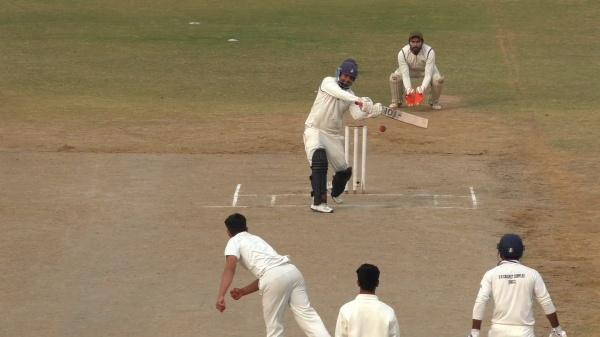
#> input picture dataset/images/000016.jpg, 600 x 337 px
$ python -i inference_deeplab_tflite.py   (imports and definitions only)
#> lines starting #> are read from the running program, lines starting #| are printed output that depends on the picture
#> further down, picture is the input picture: shape (337, 600, 3); mean B, G, R 97.2, 126.9, 144.9
# /**
#  * @file inference_deeplab_tflite.py
#  * @author Samay Pashine
#  * @updated Samay Pashine
#  * @brief Code to track the ball in the frames on video using tflite model.
#  * @version 3.5
#  * @date 2023-10-26
#  * @copyright Copyright (c) 2023
#  */

# Importing necessary libraries.
import os
import cv2
import time
import random
import logging
import argparse
import numpy as np
from glob import glob
import tensorflow as tf
from tensorflow import keras
from datetime import datetime
import matplotlib.pyplot as plt
from tensorflow.keras import layers

# Function to detect and filter stumps contour, and project the line between them.
def stumps_projection(img, AREA_THRESH = 250, color=(255, 0, 0)):
    # Processing the image to detect contours.
#> called with AREA_THRESH = 250, color = (255, 0, 0)
    gray = cv2.cvtColor(img, cv2.COLOR_BGR2GRAY)
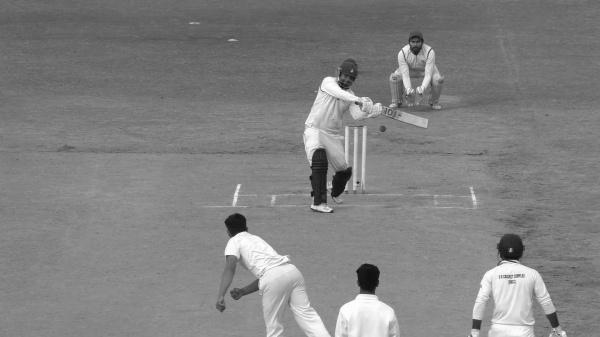
#> gray: shape (337, 600); min 8, max 255, mean 128.9
    thresh = cv2.threshold(gray, 0, 255, cv2.THRESH_BINARY)[1]
#> thresh: shape (337, 600); every value is 255
    contours, hierarchy = cv2.findContours(thresh, cv2.RETR_EXTERNAL, cv2.CHAIN_APPROX_SIMPLE)
#> contours = [[[0, 0], [0, 336], [599, 336], [599, 0]]]

    # Draw a bounding box around each contour
    llist = list()
    for contour in contours:
        x, y, w, h = cv2.boundingRect(contour)
        if w * h > AREA_THRESH:
            llist.append((x, y, w, h))
            if len(llist) == 2:
                cv2.line(img, (llist[0][0], llist[0][1] + llist[0][3]), (llist[1][0], llist[1][1] + llist[1][3]), color=(255, 0, 0), thickness=1)
                cv2.line(img, (llist[0][0] + llist[0][2], llist[0][1] + llist[0][3]), (llist[1][0] + llist[1][2], llist[1][1] + llist[1][3]), color=(255, 0, 0), thickness=1)

                points = np.array([(llist[1][0], llist[1][1] + llist[1][3]),
                                   (llist[0][0], llist[0][1] + llist[0][3]),
                                   (llist[0][0] + llist[0][2], llist[0][1] + llist[0][3]),
                                   (llist[1][0] + llist[1][2], llist[1][1] + llist[1][3])], dtype=np.int32)
                cv2.fillPoly(img, [points], color, lineType=4)
                break
#> this loop made 1 pass
#> (contour, x, y, w, h) on pass 1: ([[0, 0], [0, 336], [599, 336], [599, 0]], 0, 0, 600, 337)
#> after the loop, llist = [(0, 0, 600, 337)]
    return img


# [128 lines not run here, left out]

>>> import cv2
>>> picture = cv2.imread('dataset/images/000016.jpg')
>>> result = stumps_projection(picture)

$ run again, on dataset/images/000030.jpg
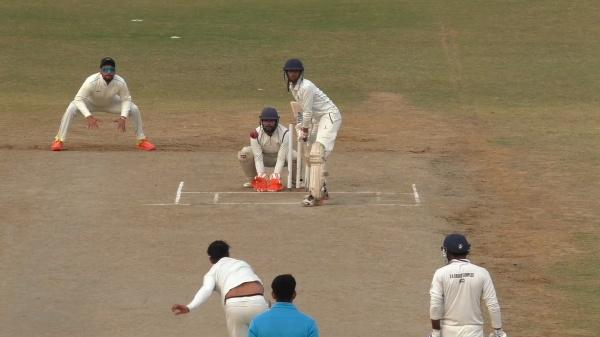
#> input picture dataset/images/000030.jpg, 600 x 337 px
#> picture is the input picture: shape (337, 600, 3); mean B, G, R 97.1, 125, 141.1
#> in stumps_projection, `gray = cv2.cvtColor(img, cv2.COLOR_BGR2GRAY)`:
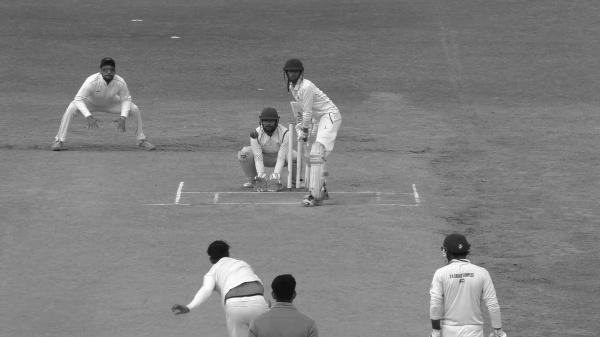
#> gray: shape (337, 600); min 8, max 255, mean 126.6
#> thresh: shape (337, 600); every value is 255
#> contours = [[[0, 0], [0, 336], [599, 336], [599, 0]]]
#> the loop in stumps_projection, `for contour in contours:` made 1 pass
#> (contour, x, y, w, h) on pass 1: ([[0, 0], [0, 336], [599, 336], [599, 0]], 0, 0, 600, 337)
#> after the loop in stumps_projection, `for contour in contours:`: llist = [(0, 0, 600, 337)]

$ run again, on dataset/images/000082.jpg
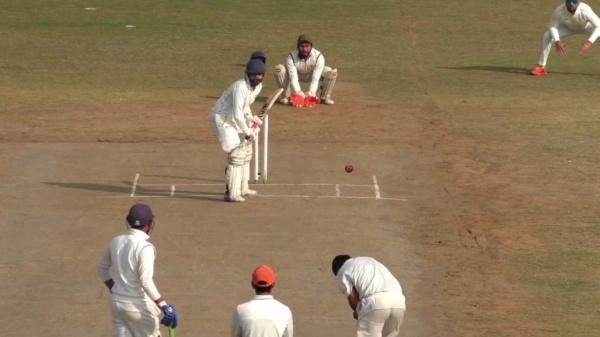
#> input picture dataset/images/000082.jpg, 600 x 337 px
#> picture is the input picture: shape (337, 600, 3); mean B, G, R 90.1, 119.9, 142.2
#> in stumps_projection, `gray = cv2.cvtColor(img, cv2.COLOR_BGR2GRAY)`:
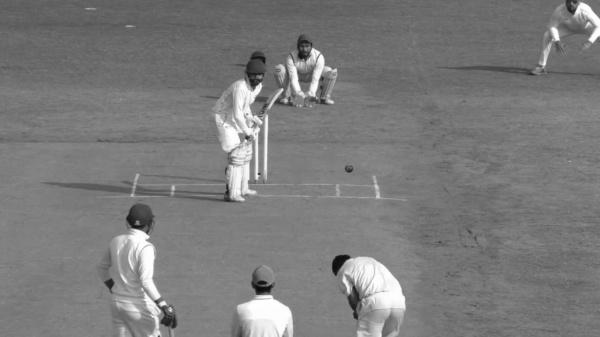
#> gray: shape (337, 600); min 7, max 255, mean 123.2
#> thresh: shape (337, 600); every value is 255
#> contours = [[[0, 0], [0, 336], [599, 336], [599, 0]]]
#> the loop in stumps_projection, `for contour in contours:` made 1 pass
#> (contour, x, y, w, h) on pass 1: ([[0, 0], [0, 336], [599, 336], [599, 0]], 0, 0, 600, 337)
#> after the loop in stumps_projection, `for contour in contours:`: llist = [(0, 0, 600, 337)]
